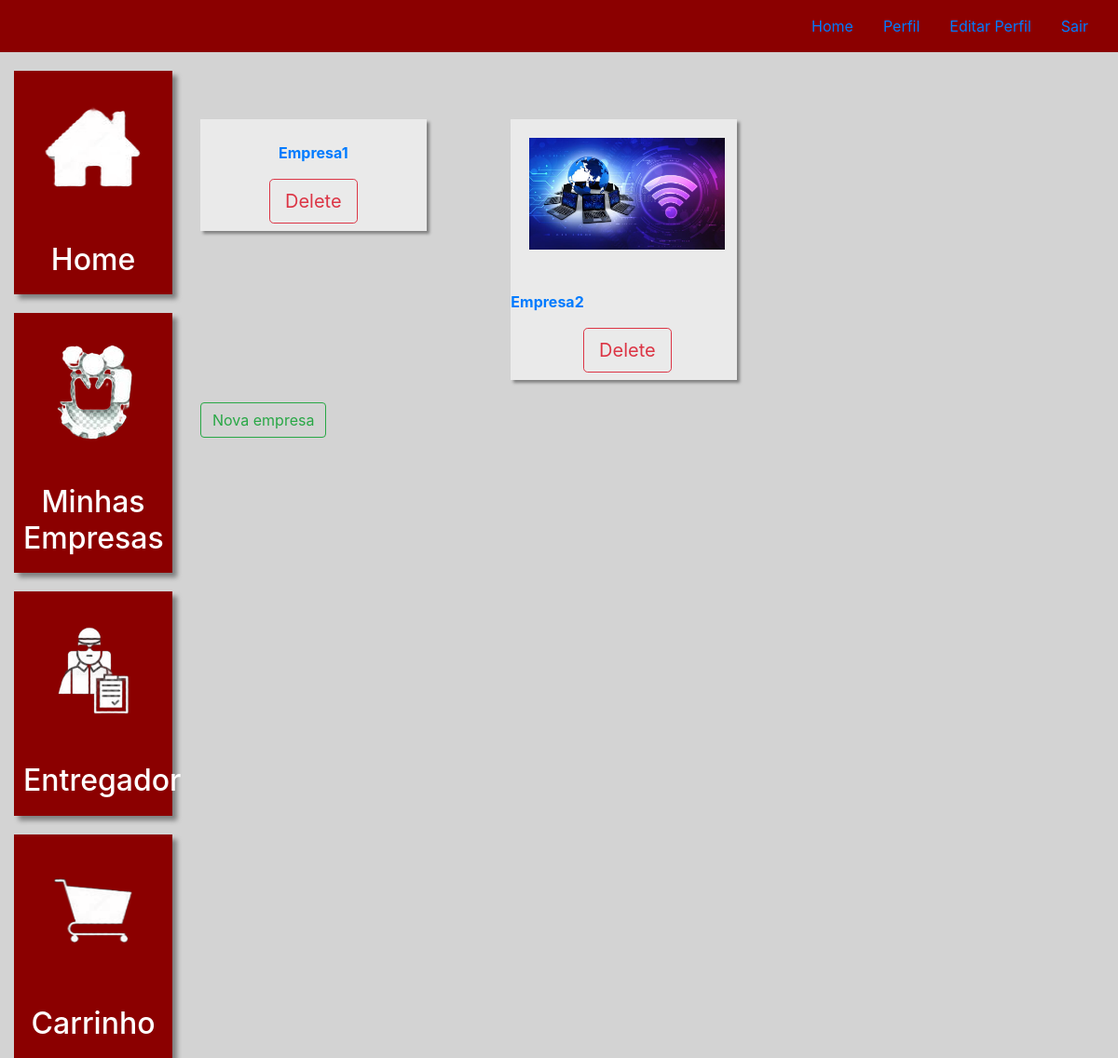
The page /company_list/ (signed in) on the database as committed earlier.
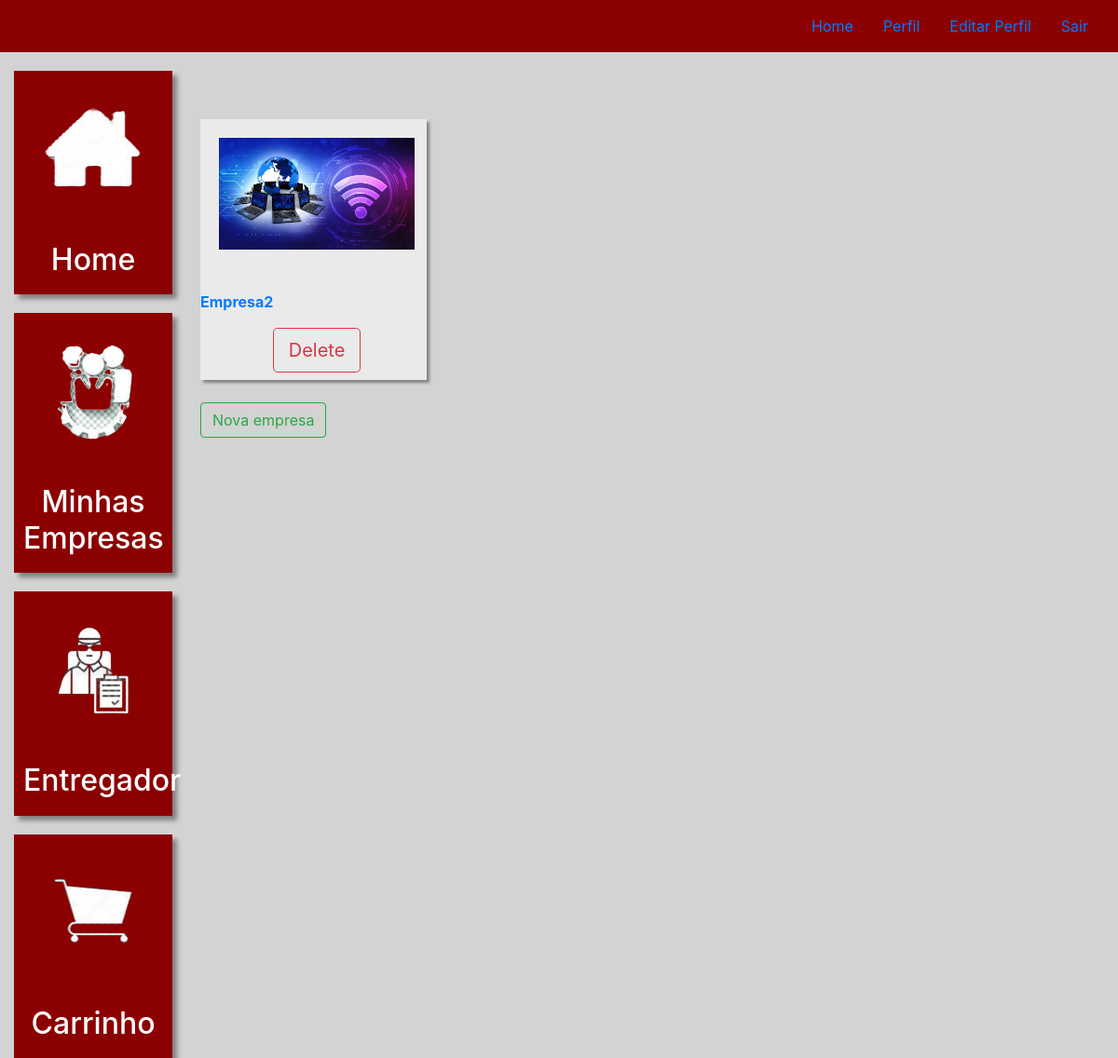
The same page on the database as committed later.
### business/models.py (models this page shows, shortened)
class Company(models.Model):
    choice_plan =((1,"Gratis"),(2,"Básico"),(3, "Premium"))
    name_company = models.CharField(max_length=100, null=False, blank=False)
    cnpj = models.CharField(max_length=20)
    phone = models.CharField(max_length=19)
    address = models.CharField(blank=True, max_length=100)
    cep = models.CharField(blank=True, max_length=11)
    city = models.CharField(max_length=100)
    state = models.CharField(max_length=20)
    chosen_plan = models.IntegerField(choices=choice_plan, default=1)
    linked_user = models.ForeignKey(User, related_name='linked_user', on_delete=models.CASCADE)
    image = models.ImageField(null=True, blank=True)
    active = models.BooleanField(default=True)

### business/views.py (the view, shortened to what this page needs)
# urls.py: path('company_list/', views.company_list, name='companys'),
@login_required(login_url='/auth/login/')
def company_list(request):
    companys = Company.objects.filter(linked_user=request.user)
    if request.method == "GET":
        form = CompanyForm()
        context = {
            'companys': companys,
            'form': form
        }
        return render(request, template_name="companys.html", context=context)

### business/templates/companys.html (shortened to what this page needs)
{% extends 'base_business.html' %}
{% load static %}
{% block 'business' %}
<br>
<br>
<br>
    <div class="row">
        {% for company in companys %}
            <div class="col-md-4">
                <a href="{% url 'company_data' company.id  %}" class="link-hover">
                    <div id="card-business" >
                        <div class="foto-perfil" >
                            {% if company.image %}
                                <img height="120" weight="120" style="margin: 20px;" src="{{ company.image.url }}" alt="Imagem da minha empresa">
                            {% endif %}
                        </div>
                        <br>
                        <p class="dados">{{company.name_company}}</p>
                        <h3><a href={% url "delete_company" company.id %} class="btn btn-outline-danger btn-lg">Delete</a> </h3>
                    </div>
                </a>
            </div>
        {% endfor %}
    </div>
    <br>
    <button type="button" class="btn btn-outline-success" data-toggle="modal" data-target="#modal">
        Nova empresa
    </button>
    <br>
    <br>
  {% endblock%}

Rows that differ between the two databases and show on the page:
removed Company: name_company "Empresa1"
